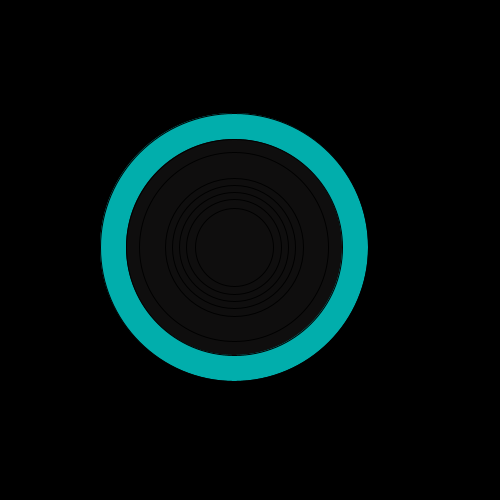
Frame 1 (no input)
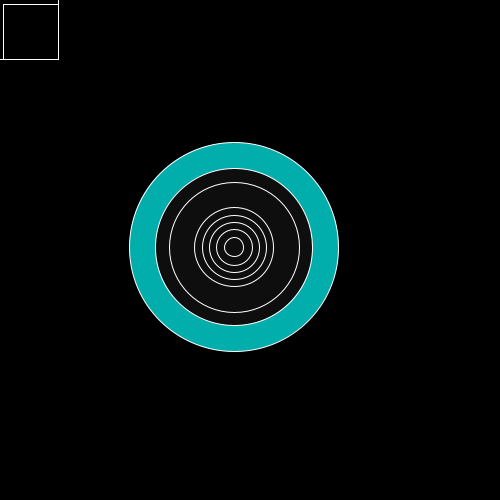
Frame 60 (the mouse pressed at the canvas centre just before this capture)
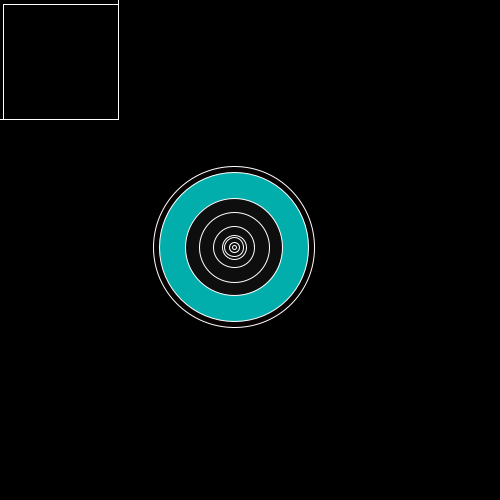
Frame 120 (the mouse held since frame 60 and released just before this capture)

The Processing sketch that drew these frames (run headless with seeded random() and noise(); from frame 60 on, the mouse is pressed at the canvas centre):

// Processing sketch: gif_2
// ── gif_2.pde
//make something thats moving..
float progress = 0;
float progressStep = 0.1;
float progress1 = 0;

void setup() {
  size(500, 500);
  //fullScreen();
}


void draw() {
  background(0);

  // call the variable with

  //circle animation
  progress += progressStep + 1.9;


  line(progress + -363, progress + -116, progress + -188, -progress + -62);
  line(progress + -339, progress + -98, progress + -188, -progress + -30);
  line(progress + -339, progress + -38, progress + -188, -progress + -40);

  translate(width /2 -253, height /2  - 252);
  noFill();
  fill(#090202);
  circle(237, 249, 40 + progress);
  noFill();
  fill(#0a0ea9);
  circle(237, 249, 11 + progress);
  noFill();
  fill(#09ac9f);
  circle(237, 249, 25 + progress);
  noFill();
  fill(#f50303);
  circle(237, 249, -79 + progress);
  noFill();
  fill(#100443);
  circle(237, 249, 0 + progress);
  noFill();
  fill(#071935);
  circle(237, 248, -58 + progress);
  fill(#01aeac);
  circle(237, 249, -270 + progress);
  fill(#0f0e0e);
  circle(237, 249, -218 + progress);
  noFill();
  circle(237, 249, -218 + progress + 78);
  circle(237, 249, -218 + progress + 121);
  circle(237, 249, -218 + progress + 93);
  circle(237, 249, -218 + progress + 138);
  circle(237, 249, -218 + progress + 107);
  circle(237, 249, -218 + progress + 27);

  //stroke(0,0,0,0);
  square(progress, progress, -progress);
  square(progress, progress, -progress + 6);


  stroke(255);
  strokeWeight(1);
  noFill();


  if ( progress >= width ) {
    progress = -1;
  }

  progress --;
  //strokeWeight(50);
}
